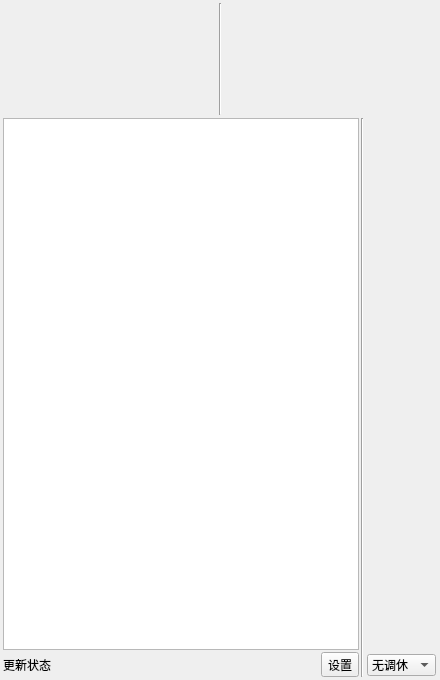
<?xml version="1.0" encoding="UTF-8"?>
<ui version="4.0">
 <class>MainWindow</class>
 <widget class="QMainWindow" name="MainWindow">
  <property name="windowModality">
   <enum>Qt::NonModal</enum>
  </property>
  <property name="geometry">
   <rect>
    <x>0</x>
    <y>0</y>
    <width>440</width>
    <height>680</height>
   </rect>
  </property>
  <property name="windowTitle">
   <string>Education-Clock</string>
  </property>
  <property name="windowIcon">
   <iconset>
    <normaloff>../icon/icon.PNG</normaloff>../icon/icon.PNG</iconset>
  </property>
  <widget class="QWidget" name="centralwidget">
   <property name="sizePolicy">
    <sizepolicy hsizetype="Preferred" vsizetype="Ignored">
     <horstretch>0</horstretch>
     <verstretch>0</verstretch>
    </sizepolicy>
   </property>
   <layout class="QVBoxLayout" name="verticalLayout_3" stretch="1,5">
    <property name="spacing">
     <number>3</number>
    </property>
    <property name="sizeConstraint">
     <enum>QLayout::SetDefaultConstraint</enum>
    </property>
    <property name="leftMargin">
     <number>3</number>
    </property>
    <property name="topMargin">
     <number>3</number>
    </property>
    <property name="rightMargin">
     <number>3</number>
    </property>
    <property name="bottomMargin">
     <number>3</number>
    </property>
    <item>
     <layout class="QGridLayout" name="gridLayout">
      <property name="sizeConstraint">
       <enum>QLayout::SetDefaultConstraint</enum>
      </property>
      <property name="spacing">
       <number>2</number>
      </property>
      <item row="0" column="0" rowspan="5">
       <widget class="QWidget" name="widget_3" native="true">
        <layout class="QVBoxLayout" name="verticalLayout_4">
         <property name="spacing">
          <number>0</number>
         </property>
         <property name="sizeConstraint">
          <enum>QLayout::SetDefaultConstraint</enum>
         </property>
         <property name="leftMargin">
          <number>0</number>
         </property>
         <property name="topMargin">
          <number>0</number>
         </property>
         <property name="rightMargin">
          <number>0</number>
         </property>
         <property name="bottomMargin">
          <number>0</number>
         </property>
         <item>
          <widget class="QLabel" name="label">
           <property name="frameShape">
            <enum>QFrame::NoFrame</enum>
           </property>
           <property name="frameShadow">
            <enum>QFrame::Sunken</enum>
           </property>
           <property name="text">
            <string/>
           </property>
           <property name="alignment">
            <set>Qt::AlignCenter</set>
           </property>
          </widget>
         </item>
         <item>
          <widget class="QLabel" name="label_5">
           <property name="text">
            <string/>
           </property>
           <property name="alignment">
            <set>Qt::AlignCenter</set>
           </property>
          </widget>
         </item>
         <item>
          <widget class="QLabel" name="label_4">
           <property name="text">
            <string/>
           </property>
           <property name="alignment">
            <set>Qt::AlignCenter</set>
           </property>
          </widget>
         </item>
         <item>
          <widget class="QLabel" name="label_3">
           <property name="text">
            <string/>
           </property>
           <property name="alignment">
            <set>Qt::AlignCenter</set>
           </property>
          </widget>
         </item>
        </layout>
       </widget>
      </item>
      <item row="0" column="2" rowspan="5">
       <widget class="QWidget" name="widget_2" native="true"/>
      </item>
      <item row="0" column="1" rowspan="5">
       <widget class="Line" name="line_2">
        <property name="orientation">
         <enum>Qt::Vertical</enum>
        </property>
       </widget>
      </item>
     </layout>
    </item>
    <item>
     <layout class="QHBoxLayout" name="horizontalLayout" stretch="10,1,2">
      <property name="spacing">
       <number>2</number>
      </property>
      <property name="sizeConstraint">
       <enum>QLayout::SetDefaultConstraint</enum>
      </property>
      <item>
       <layout class="QVBoxLayout" name="verticalLayout" stretch="0,0">
        <item>
         <widget class="QTextBrowser" name="textBrowser">
          <property name="lineWrapMode">
           <enum>QTextEdit::WidgetWidth</enum>
          </property>
          <property name="readOnly">
           <bool>true</bool>
          </property>
         </widget>
        </item>
        <item>
         <layout class="QHBoxLayout" name="horizontalLayout_2">
          <property name="spacing">
           <number>1</number>
          </property>
          <item>
           <widget class="QLabel" name="label_update">
            <property name="text">
             <string>更新状态</string>
            </property>
           </widget>
          </item>
          <item>
           <widget class="QToolButton" name="toolButton">
            <property name="sizePolicy">
             <sizepolicy hsizetype="Fixed" vsizetype="Fixed">
              <horstretch>0</horstretch>
              <verstretch>0</verstretch>
             </sizepolicy>
            </property>
            <property name="icon">
             <iconset>
              <normaloff>../icon/mic-off.png</normaloff>../icon/mic-off.png</iconset>
            </property>
            <property name="checkable">
             <bool>false</bool>
            </property>
            <property name="autoRepeat">
             <bool>false</bool>
            </property>
            <property name="autoRaise">
             <bool>true</bool>
            </property>
           </widget>
          </item>
          <item>
           <widget class="QToolButton" name="toolButton_3">
            <property name="text">
             <string>设置</string>
            </property>
            <property name="iconSize">
             <size>
              <width>16</width>
              <height>16</height>
             </size>
            </property>
            <property name="toolButtonStyle">
             <enum>Qt::ToolButtonTextUnderIcon</enum>
            </property>
           </widget>
          </item>
         </layout>
        </item>
       </layout>
      </item>
      <item>
       <widget class="Line" name="line">
        <property name="orientation">
         <enum>Qt::Vertical</enum>
        </property>
       </widget>
      </item>
      <item>
       <layout class="QVBoxLayout" name="verticalLayout_2">
        <property name="spacing">
         <number>6</number>
        </property>
        <property name="leftMargin">
         <number>1</number>
        </property>
        <property name="topMargin">
         <number>1</number>
        </property>
        <property name="rightMargin">
         <number>1</number>
        </property>
        <property name="bottomMargin">
         <number>1</number>
        </property>
        <item>
         <spacer name="verticalSpacer_2">
          <property name="orientation">
           <enum>Qt::Vertical</enum>
          </property>
          <property name="sizeHint" stdset="0">
           <size>
            <width>20</width>
            <height>40</height>
           </size>
          </property>
         </spacer>
        </item>
        <item>
         <widget class="QComboBox" name="comboBox">
          <property name="insertPolicy">
           <enum>QComboBox::InsertAtBottom</enum>
          </property>
          <property name="sizeAdjustPolicy">
           <enum>QComboBox::AdjustToContentsOnFirstShow</enum>
          </property>
          <property name="duplicatesEnabled">
           <bool>false</bool>
          </property>
          <property name="frame">
           <bool>true</bool>
          </property>
          <item>
           <property name="text">
            <string>无调休</string>
           </property>
          </item>
          <item>
           <property name="text">
            <string>星期一</string>
           </property>
          </item>
          <item>
           <property name="text">
            <string>星期二</string>
           </property>
          </item>
          <item>
           <property name="text">
            <string>星期三</string>
           </property>
          </item>
          <item>
           <property name="text">
            <string>星期四</string>
           </property>
          </item>
          <item>
           <property name="text">
            <string>星期五</string>
           </property>
          </item>
          <item>
           <property name="text">
            <string>星期六</string>
           </property>
          </item>
          <item>
           <property name="text">
            <string>星期日</string>
           </property>
          </item>
         </widget>
        </item>
       </layout>
      </item>
     </layout>
    </item>
   </layout>
  </widget>
 </widget>
 <resources/>
 <connections/>
</ui>
